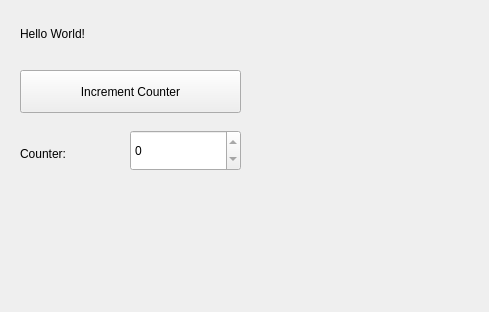
<?xml version="1.0" encoding="UTF-8"?>
<ui version="4.0">
 <class>ExampleView</class>
 <widget class="QWidget" name="ExampleView">
  <property name="geometry">
   <rect>
    <x>0</x>
    <y>0</y>
    <width>489</width>
    <height>312</height>
   </rect>
  </property>
  <property name="windowTitle">
   <string>Form</string>
  </property>
  <widget class="QLabel" name="label">
   <property name="geometry">
    <rect>
     <x>20</x>
     <y>20</y>
     <width>201</width>
     <height>27</height>
    </rect>
   </property>
   <property name="text">
    <string>Hello World!</string>
   </property>
  </widget>
  <widget class="QPushButton" name="pushButton">
   <property name="geometry">
    <rect>
     <x>20</x>
     <y>70</y>
     <width>221</width>
     <height>43</height>
    </rect>
   </property>
   <property name="text">
    <string>Increment Counter</string>
   </property>
  </widget>
  <widget class="QLabel" name="label_2">
   <property name="geometry">
    <rect>
     <x>20</x>
     <y>140</y>
     <width>87</width>
     <height>27</height>
    </rect>
   </property>
   <property name="text">
    <string>Counter:</string>
   </property>
  </widget>
  <widget class="QSpinBox" name="spinBox">
   <property name="geometry">
    <rect>
     <x>130</x>
     <y>130</y>
     <width>111</width>
     <height>41</height>
    </rect>
   </property>
   <property name="readOnly">
    <bool>true</bool>
   </property>
  </widget>
 </widget>
 <resources/>
 <connections/>
</ui>
